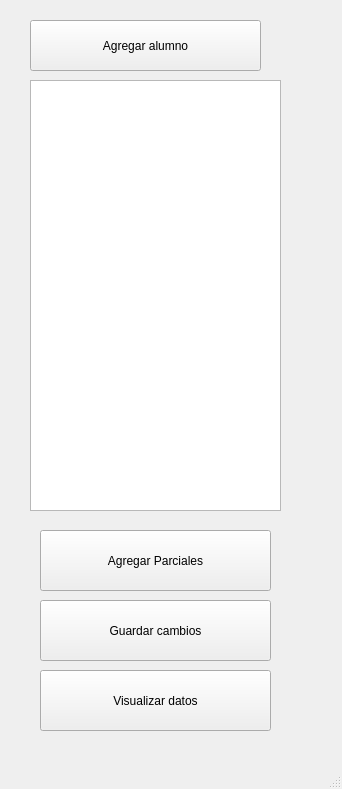
<?xml version="1.0" encoding="UTF-8"?>
<ui version="4.0">
 <class>MainWindow</class>
 <widget class="QMainWindow" name="MainWindow">
  <property name="geometry">
   <rect>
    <x>0</x>
    <y>0</y>
    <width>342</width>
    <height>789</height>
   </rect>
  </property>
  <property name="windowTitle">
   <string>MainWindow</string>
  </property>
  <widget class="QWidget" name="centralwidget">
   <widget class="QPushButton" name="btnAlumno">
    <property name="geometry">
     <rect>
      <x>30</x>
      <y>20</y>
      <width>231</width>
      <height>51</height>
     </rect>
    </property>
    <property name="text">
     <string>Agregar alumno</string>
    </property>
   </widget>
   <widget class="QListWidget" name="listAlumnos">
    <property name="geometry">
     <rect>
      <x>30</x>
      <y>80</y>
      <width>251</width>
      <height>431</height>
     </rect>
    </property>
   </widget>
   <widget class="QPushButton" name="btnParciales">
    <property name="geometry">
     <rect>
      <x>40</x>
      <y>530</y>
      <width>231</width>
      <height>61</height>
     </rect>
    </property>
    <property name="text">
     <string>Agregar Parciales</string>
    </property>
   </widget>
   <widget class="QPushButton" name="btnGuardar">
    <property name="geometry">
     <rect>
      <x>40</x>
      <y>600</y>
      <width>231</width>
      <height>61</height>
     </rect>
    </property>
    <property name="text">
     <string>Guardar cambios</string>
    </property>
   </widget>
   <widget class="QPushButton" name="btnVisual">
    <property name="geometry">
     <rect>
      <x>40</x>
      <y>670</y>
      <width>231</width>
      <height>61</height>
     </rect>
    </property>
    <property name="text">
     <string>Visualizar datos</string>
    </property>
   </widget>
  </widget>
  <widget class="QMenuBar" name="menubar">
   <property name="geometry">
    <rect>
     <x>0</x>
     <y>0</y>
     <width>342</width>
     <height>21</height>
    </rect>
   </property>
  </widget>
  <widget class="QStatusBar" name="statusbar"/>
 </widget>
 <resources/>
 <connections/>
</ui>
